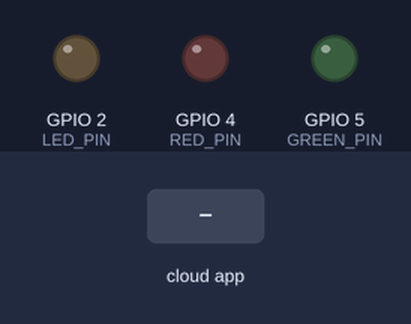
The program below on a simulated ESP32. On the bench: output pins drawn as LEDs (lit = HIGH). The test bench sets the inputs (shaded band). What the program prints to the serial monitor is not drawn.

Above: at 2.7 s.
2.8 s: the phone or cloud app sets RGB to 0
At 3.9 s:
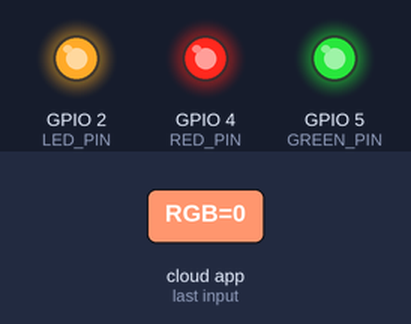
4.3 s: the phone or cloud app sets LED to 1
Timing chart, 0 to 7.3 s (numbered marks = the images above; inputs shaded):
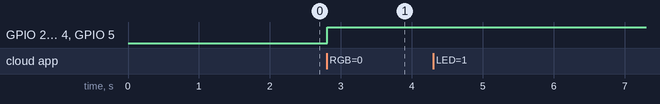

Measured:
- after the input at 2.8 s, GPIO 2 (LED_PIN), GPIO 4 (RED_PIN), GPIO 5 (GREEN_PIN): LOW → HIGH at once
- after the input at 4.3 s, every drawn part: stays the same

The program:

main.cpp
```cpp
#include <Arduino.h>
#include <AdafruitIO_WiFi.h>
 #include "FS.h"
#define IO_USERNAME  "Michael_Nwg"
#define IO_KEY    "aio_ZAiA33WokaeEnFuXlSFNpEmZSRQy"
#define WIFI_SSID  "mike"
#define WIFI_PASS  "nwogburu234"
#define LED_PIN 2


// default PWM pins for ESP8266.
// you should change these to match PWM pins on other platforms.
#define RED_PIN   4
#define GREEN_PIN 5
#define BLUE_PIN  2
AdafruitIO_WiFi io (IO_USERNAME,IO_KEY,WIFI_SSID, WIFI_PASS);

// set up the  feed
AdafruitIO_Feed *RGB = io.feed("RGB");
AdafruitIO_Feed *LED = io.feed("LED");
void handleMessage(AdafruitIO_Data *data) {

  Serial.print("received <- ");

  if(data->toPinLevel() == HIGH)
    Serial.println("HIGH");
  else
    Serial.println("LOW");

  // write the current state to the led
  digitalWrite(LED_PIN, data->toPinLevel());

  // print RGB values and hex value
  Serial.println("Received:");
  Serial.print("  - R: ");
  Serial.println(data->toRed());
  Serial.print("  - G: ");
  Serial.println(data->toGreen());
  Serial.print("  - B: ");
  Serial.println(data->toBlue());
  Serial.print("  - HEX: ");
  Serial.println(data->value());

  // invert RGB values for common anode LEDs
  analogWrite(RED_PIN, 255 - data->toRed());
  analogWrite(GREEN_PIN, 255 - data->toGreen());
  analogWrite(BLUE_PIN, 255 - data->toBlue());

}
void setup() {

  pinMode(LED_PIN, OUTPUT);
  Serial.begin(115200);
  while(! Serial);
  Serial.print("Connecting to Adafruit IO");
  io.connect();
  // Actviation de la fonction en fontion des données du dashboard
  LED->onMessage(handleMessage);
  RGB->onMessage(handleMessage);
  while(io.status() < AIO_CONNECTED) {
    Serial.print(".");
    delay(500);
  }
  Serial.println();
  Serial.println(io.statusText());
  // recois les valeur du Dashboard
  LED->get();
  RGB->get();
}


void loop() {
  io.run();
  // put your main code here, to run repeatedly:

  // this function is called whenever a 'color' message
// is received from Adafruit IO. it was attached to
// the color feed in the setup() function above.

}
```
